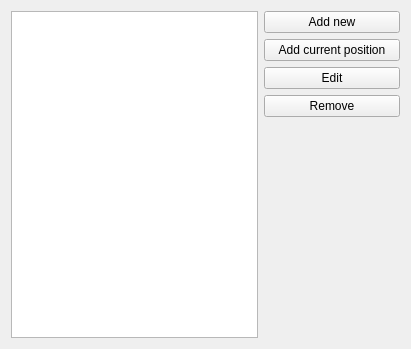
<?xml version="1.0" encoding="UTF-8"?>
<ui version="4.0">
 <class>WaypointsTableWidget</class>
 <widget class="QWidget" name="WaypointsTableWidget">
  <property name="geometry">
   <rect>
    <x>0</x>
    <y>0</y>
    <width>411</width>
    <height>349</height>
   </rect>
  </property>
  <property name="windowTitle">
   <string>Form</string>
  </property>
  <layout class="QHBoxLayout" name="horizontalLayout">
   <item>
    <widget class="QTableWidget" name="tableWidget">
     <property name="sizePolicy">
      <sizepolicy hsizetype="Fixed" vsizetype="Expanding">
       <horstretch>0</horstretch>
       <verstretch>0</verstretch>
      </sizepolicy>
     </property>
     <property name="minimumSize">
      <size>
       <width>247</width>
       <height>0</height>
      </size>
     </property>
     <property name="maximumSize">
      <size>
       <width>247</width>
       <height>16777215</height>
      </size>
     </property>
    </widget>
   </item>
   <item>
    <layout class="QVBoxLayout" name="verticalLayout">
     <item>
      <widget class="QPushButton" name="btnAddNew">
       <property name="text">
        <string>Add new</string>
       </property>
      </widget>
     </item>
     <item>
      <widget class="QPushButton" name="btnAddCurrent">
       <property name="text">
        <string>Add current position</string>
       </property>
      </widget>
     </item>
     <item>
      <widget class="QPushButton" name="btnEdit">
       <property name="text">
        <string>Edit</string>
       </property>
      </widget>
     </item>
     <item>
      <widget class="QPushButton" name="btnRemove">
       <property name="text">
        <string>Remove</string>
       </property>
      </widget>
     </item>
     <item>
      <spacer name="verticalSpacer">
       <property name="orientation">
        <enum>Qt::Vertical</enum>
       </property>
       <property name="sizeHint" stdset="0">
        <size>
         <width>20</width>
         <height>40</height>
        </size>
       </property>
      </spacer>
     </item>
    </layout>
   </item>
  </layout>
 </widget>
 <resources/>
 <connections/>
</ui>
